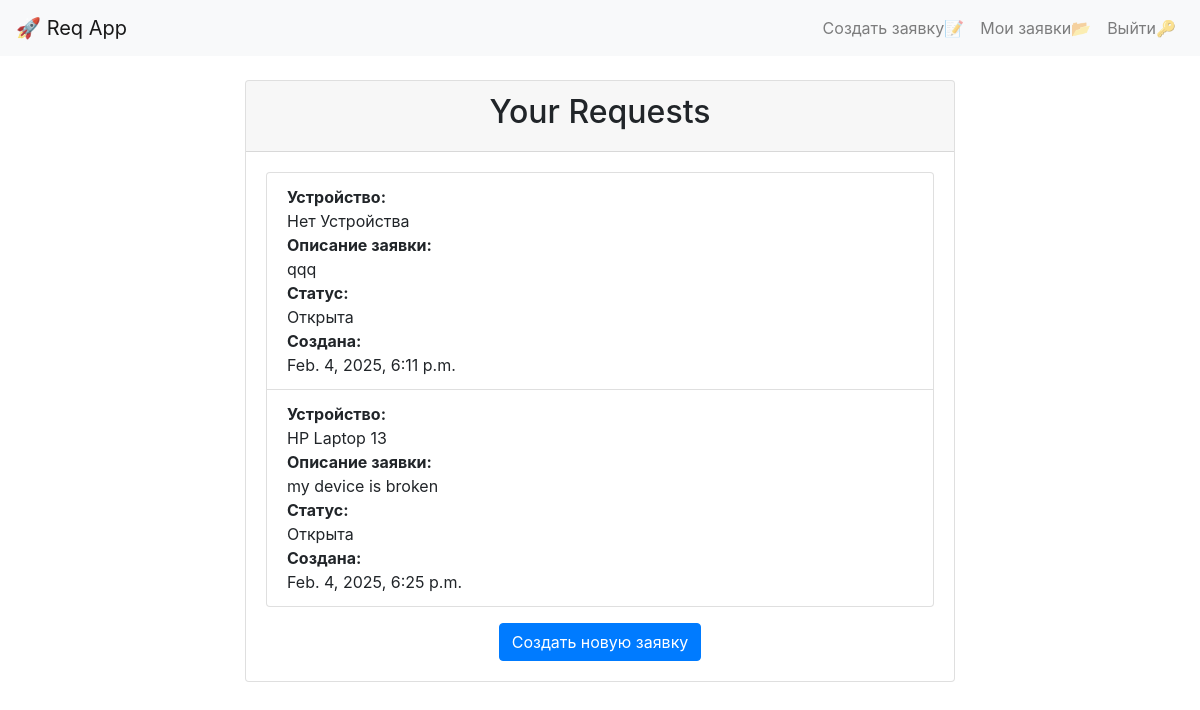
/requests/ (signed in), run on an earlier commit of the app's database.
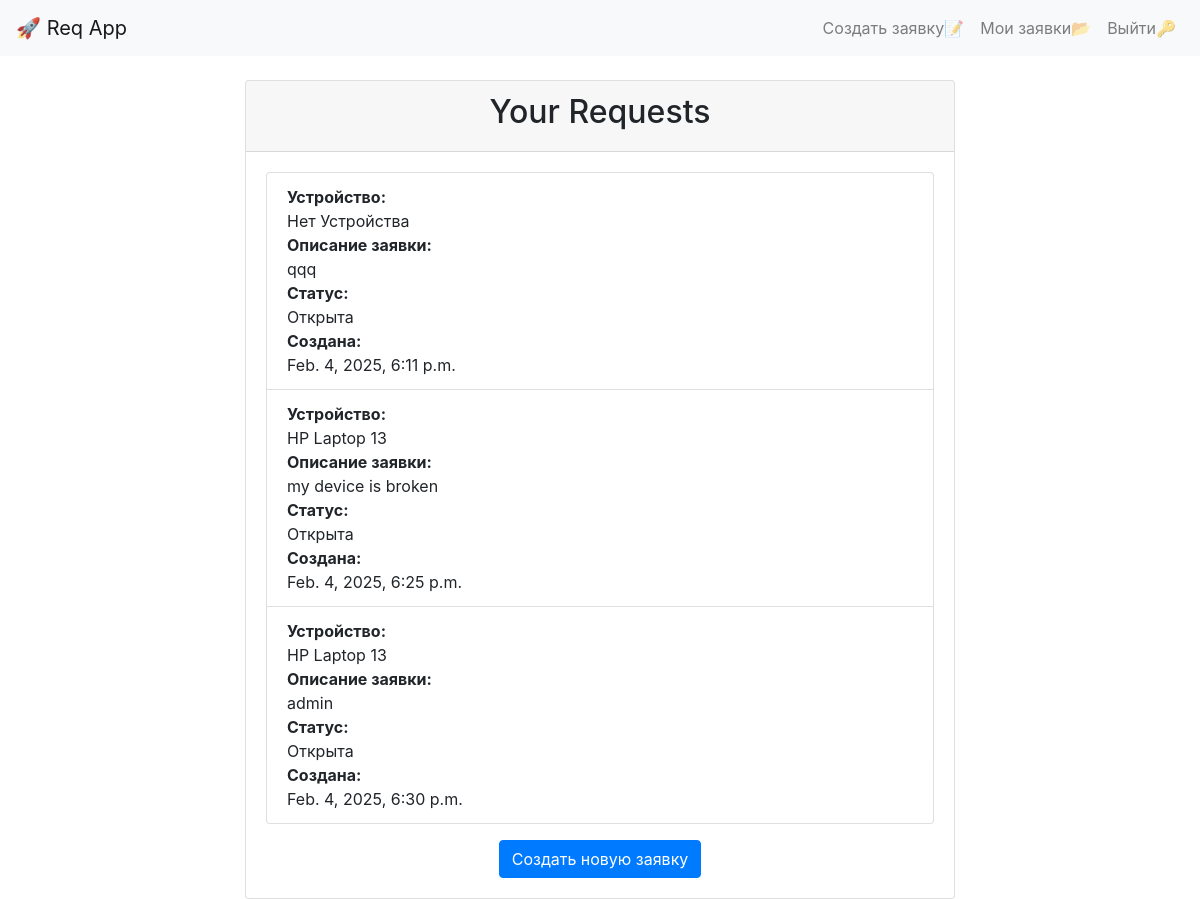
And on a later commit of the database.
### reqapp/models.py (models this page shows, shortened)
class Request(models.Model):
    STATUS_CHOICES = (
        ('open', 'Открыта'),
        ('in_progress', 'В процессе'),
        ('closed', 'Закрыта'),
    )
    user = models.ForeignKey(User, on_delete=models.CASCADE)
    device = models.ForeignKey(Device, on_delete=models.SET_NULL, blank=True, null=True)
    description = models.TextField()
    status = models.CharField(max_length=20, choices=STATUS_CHOICES, default='open')
    created_at = models.DateTimeField(auto_now_add=True)

class Device(models.Model):
    name = models.CharField(max_length=100)
    description = models.TextField(blank=True, null=True)
    category = models.ForeignKey(Category, on_delete=models.SET_NULL, blank=True, null=True, related_name='devices')
    code = models.CharField(max_length=100, blank=True, null=True, unique=True)

### reqapp/views.py (the view)
# urls.py: path('requests/', request_list, name='request_list'),
def request_list(request):
    if not request.user.is_authenticated:
        return redirect('login')
    requests = Request.objects.filter(user=request.user)
    return render(request, 'request_list.html', {'requests': requests})

### reqapp/templates/request_list.html (shortened to what this page needs)
{% extends 'base.html' %}
{% block content %}
<div class="container">
    <div class="row justify-content-center">
        <div class="col-md-8">
            <div class="card">
                <div class="card-header text-center">
                    <h2>Your Requests</h2>
                </div>
                <div class="card-body">
                    <ul class="list-group">
                        {% for request in requests %}
                            <li class="list-group-item">
                                <div class="d-flex flex-column">
                                    <strong>Устройство:</strong>
                                    {% if request.device %}
                                        {{ request.device.name }}
                                    {% else %}
                                        Нет Устройства
                                    {% endif %}
                                    <strong>Описание заявки:</strong>
                                    {{ request.description }}
                                    <strong>Статус:</strong>
                                    {{ request.get_status_display }}
                                    <strong>Создана:</strong>
                                    {{ request.created_at }}
                                </div>
                            </li>
                        {% empty %}
                            <li class="list-group-item text-center">Заявок нету.</li>
                        {% endfor %}
                    </ul>
                    <div class="mt-3 text-center">
                        <a href="{% url 'create_request' %}" class="btn btn-primary">Создать новую заявку</a>
                    </div>
                </div>
            </div>
        </div>
    </div>
</div>
{% endblock %}

What changed in the data, as far as the page shows it:
added Request: device.name "HP Laptop 13", description "admin", status "Открыта", created_at "Feb. 4, 2025, 6:30 p.m."
